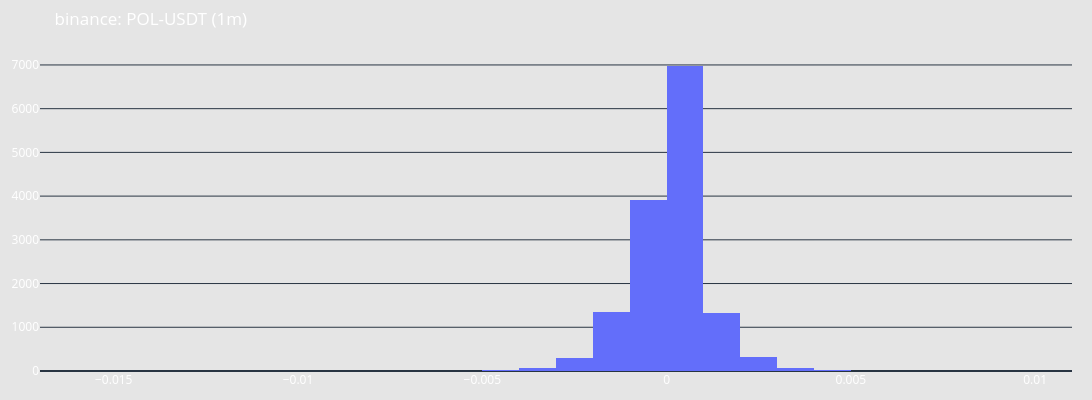

Source (notebook cell):
### Code cell
candles.plot(type="returns", height=400, width=1200)

### Figure 1 — Plotly figure (JSON) as saved in the notebook; plotly's stock layout.template omitted (floating-point values rounded to 4 significant figures; data arrays with more than 128 entries replaced by an {"elided": "..."} marker saying what was removed)
{"data": [{"nbinsx": 50, "type": "histogram", "x": {"elided": "14399 float values"}}], "layout": {"font": {"color": "white", "size": 12}, "height": 400, "hovermode": "x unified", "margin": {"b": 20, "l": 20, "r": 20, "t": 50}, "paper_bgcolor": "rgba(0, 0, 0, 0.1)", "plot_bgcolor": "rgba(0, 0, 0, 0)", "showlegend": false, "title": {"text": "binance: POL-USDT (1m)"}, "width": 1200, "xaxis": {"rangeslider": {"visible": false}}}}
